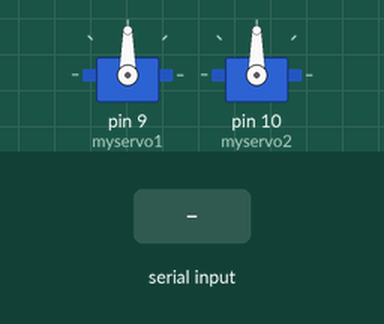
Recording of a sketch running on a simulated Arduino Uno, built with avr-gcc and run on an emulated ATmega328P. Parts: 2 × servo. Inputs (shaded band) come from the test bench. What the sketch prints to the serial monitor is not drawn.

Above: at 1.2 s.
1.3 s: byte 30 received over Serial
At 1.6 s:
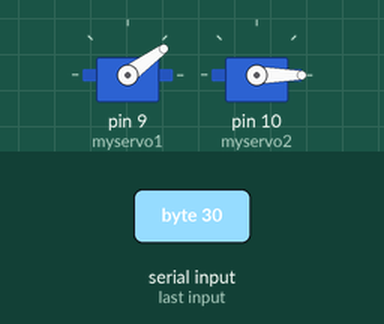
2.8 s: byte 90 received over Serial
At 4.0 s:
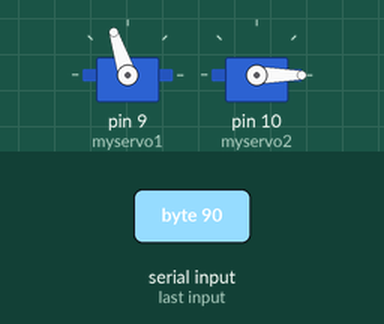
4.3 s: byte 120 received over Serial
At 5.1 s:
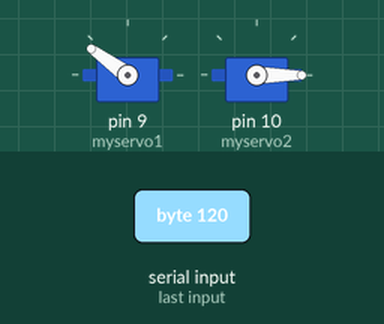
Timing chart, 0 to 7.3 s (numbered marks = the images above; inputs shaded):
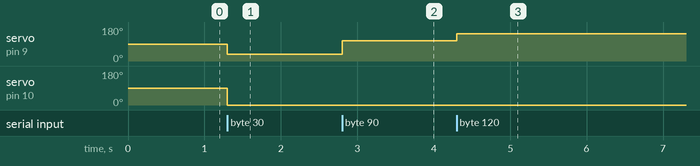

The sketch:

servoSimpleControl.ino
```cpp
//#include <Adafruit_PWMServoDriver.h>

#include <Servo.h>
//#include <Adafruit_NeoPixel.h>


Servo myservo1;
Servo myservo2;

void setup ()
{
  Serial.begin(9600);
  myservo1.attach(9);
  myservo2.attach(10);
}

void loop ()
{
  if (Serial.available() > 0) { // if there's serial data available
    int outByte1 = Serial.read();   // read it
    int outByte2 = Serial.read();

    Serial.write(outByte1);         // send it back out as raw binary data
    Serial.write(outByte2);

    int servoSpeed1 = map(outByte1, 0, 150, 0, 180);     // scale it to use it with the servo (value between 0 and 180)
    int servoSpeed2 = map(outByte2, 0, 20, 0, 180);


    myservo1.write(servoSpeed1);
    myservo2.write(servoSpeed2);

   // delay(15);
  }

 // myservo2.writeMicroseconds (1000);
  //myservo2.write (180);

 // myservo1.writeMicroseconds (3000);
  //myservo1.write (180);
}


//int servopin1 = 9; //pin that the servo is attached to
//int moveRate = 10;
//int minAngle = 0;
//int maxAngle = 180;
//int moveIncrement = 1
//int servoAngle1;
//
//long lastTimeYouMoved1;
//
//
//Servo servo1 //creating servo object
//
//
//void setup()
//{
//  myservo1.attach(myservo1);
//  servoAngle1= minAngle;
//
//}
//
//void loop()
//if (millis ()-lastTimeYouMoved1>= moveRate)
//{
//  servo1.write (servoAngle1);
//  servoAngle1 +- moveIncrement;
//}
//
//if (servoAngle1<= minAngle || servoAngle1 >= maxAngle)
//{
//  moveIncrement = -moveIncrement;
//  }
//  lastTimeYouMoved1 = millis ();
//  }
//  }
```

Measured:
- after the input at 1.3 s, servo on pin 9 (myservo1): 90° → 36° at once; servo on pin 10 (myservo2): 90° → 0° at once
- after the input at 2.8 s, servo on pin 9 (myservo1): 36° → 108° at once
- after the input at 4.3 s, servo on pin 9 (myservo1): 108° → 144° at once
